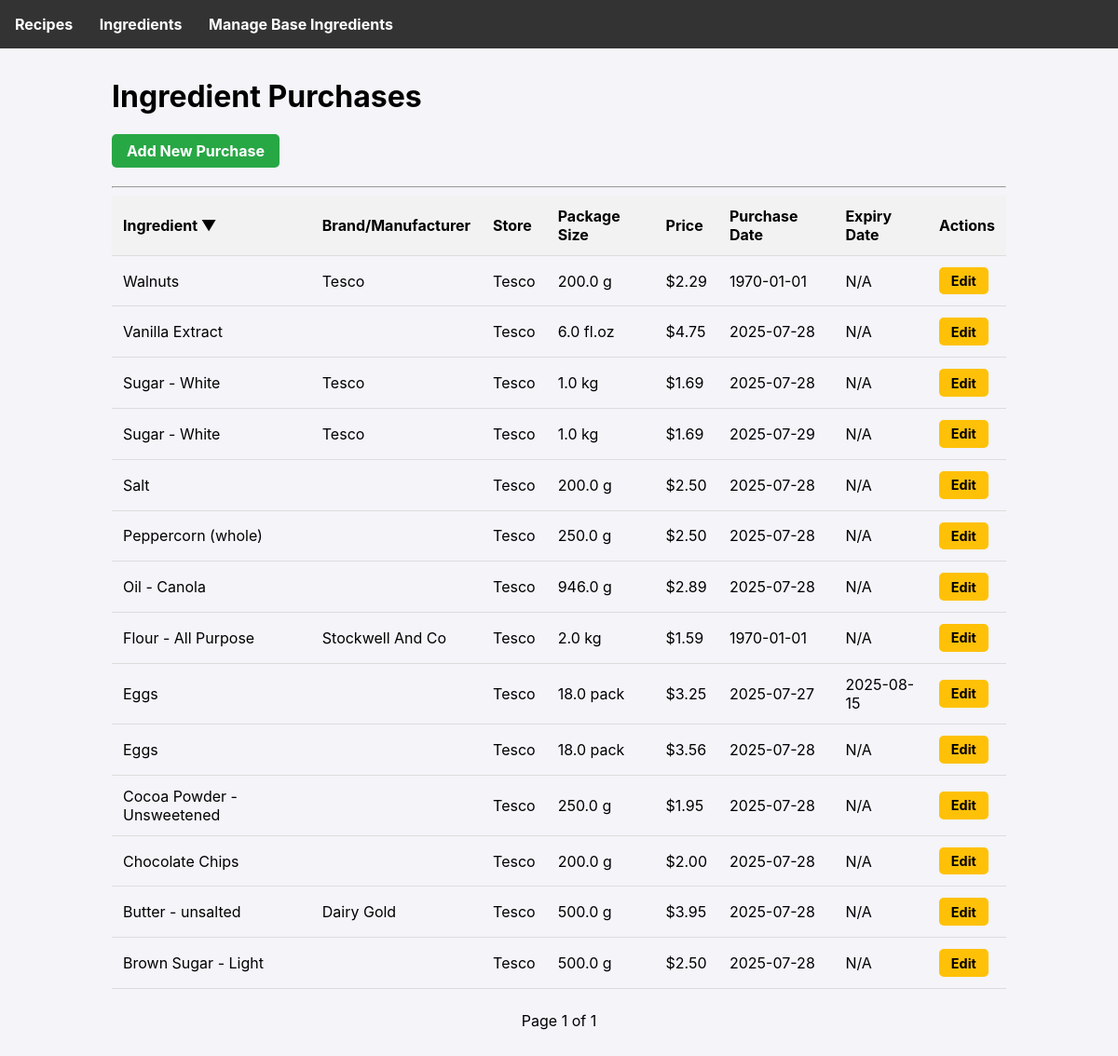
/ingredients?page=1&sort_by=name&order=desc, run on the app's committed database.
### tables this page shows
CREATE TABLE ingredient_purchases (
        id INTEGER PRIMARY KEY AUTOINCREMENT,
        ingredient_id INTEGER NOT NULL,
        store TEXT,
        package_amount REAL NOT NULL,
        package_unit TEXT NOT NULL,
        price REAL NOT NULL,
        purchase_date TEXT NOT NULL,
        expiry_date TEXT, brand TEXT,
        FOREIGN KEY (ingredient_id) REFERENCES ingredients (id)
    );

CREATE TABLE ingredients (
        id INTEGER PRIMARY KEY AUTOINCREMENT,
        name TEXT UNIQUE NOT NULL
    , density_g_ml REAL);

### app.py (the view)
@app.route('/ingredients')
def list_ingredients():
    db = get_db()
    page = request.args.get('page', 1, type=int)
    per_page = 25
    offset = (page - 1) * per_page
    sort_by = request.args.get('sort_by', 'purchase_date')
    order = request.args.get('order', 'desc')
    allowed_sort_columns = {
        'name': 'i.name',
        'store': 'ip.store',
        'purchase_date': 'ip.purchase_date'
    }
    sort_column = allowed_sort_columns.get(sort_by, 'ip.purchase_date')
    if order not in ['asc', 'desc']:
        order = 'desc'
    query = f'''
        SELECT ip.*, i.name
        FROM ingredient_purchases ip JOIN ingredients i ON ip.ingredient_id = i.id
        ORDER BY {sort_column} {order}
        LIMIT ? OFFSET ?
    '''
    purchases = db.execute(query, (per_page, offset)).fetchall()
    total_purchases = db.execute('SELECT COUNT(id) FROM ingredient_purchases').fetchone()[0]
    total_pages = (total_purchases + per_page - 1) // per_page
    return render_template('ingredients.html', purchases=purchases,
                           page=page, total_pages=total_pages,
                           sort_by=sort_by, order=order)

### app.py (called while the page is built)
def get_db():
    if 'db' not in g:
        g.db = sqlite3.connect(DATABASE)
        g.db.row_factory = sqlite3.Row
    return g.db

### templates/ingredients.html (shortened to what this page needs)
{% extends 'base.html' %}
{% block content %}
  <h1>Ingredient Purchases</h1>
  <a href="{{ url_for('add_ingredient') }}" class="button button-green">Add New Purchase</a>
  <hr style="margin-top: 1.2rem;">
  <table class="sortable">
      <thead>
          <tr>
              {% macro sortable_header(column_key, display_name) %}
                {% set next_order = 'asc' if sort_by == column_key and order == 'desc' else 'desc' %}
                <th class="{% if sort_by == column_key %}sorted-{{ order }}{% endif %}">
                    <a href="{{ url_for('list_ingredients', page=page, sort_by=column_key, order=next_order) }}">{{ display_name }}</a>
                </th>
              {% endmacro %}
              {{ sortable_header('name', 'Ingredient') }}
              <th>Brand/Manufacturer</th>
              {{ sortable_header('store', 'Store') }}
              <th>Package Size</th>
              <th>Price</th>
              {{ sortable_header('purchase_date', 'Purchase Date') }}
              <th>Expiry Date</th>
              <th>Actions</th>
          </tr>
      </thead>
      <tbody>
          {% for p in purchases %}
          <tr>
              <td>{{ p.name }}</td>
              <td>{{ p.brand or '' }}</td>
              <td>{{ p.store }}</td>
              <td>{{ p.package_amount }} {{ p.package_unit }}</td>
              <td>${{ '%.2f'|format(p.price) }}</td>
              <td>{{ p.purchase_date }}</td>
              <td>{{ p.expiry_date or 'N/A' }}</td>
              <td>
                  <a href="{{ url_for('edit_ingredient', purchase_id=p.id) }}" class="button button-yellow button-sm">Edit</a>
              </td>
          </tr>
          {% else %}
          <tr>
              <td colspan="8">No ingredient purchases found.</td>
          </tr>
          {% endfor %}
      </tbody>
  </table>
  <div class="pagination">
    <span>Page {{ page }} of {{ total_pages }}</span>
  </div>
{% endblock %}

### templates/base.html (style rules this page uses)
body { font-family: -apple-system, BlinkMacSystemFont, "Segoe UI", Roboto, "Helvetica Neue", Arial, sans-serif; margin: 0; background-color: #f4f4f9; }
a { color: #007bff; }
table { width: 100%; border-collapse: collapse; }
th, td { padding: 0.75rem; text-align: left; border-bottom: 1px solid #ddd; }
th { background-color: #f2f2f2; }
.pagination { margin-top: 1.5rem; text-align: center; }
.sortable th a { text-decoration: none; color: inherit; }
.sortable th.sorted-desc a::after { content: ' ▼'; }
.button { display: inline-block; padding: 0.5rem 1rem; border-radius: 5px; text-decoration: none; font-weight: bold; border: none; cursor: pointer; text-align: center; }
.button-green { background-color: #28a745; color: white; }
.button-yellow { background-color: #ffc107; color: black; }
.button-sm { padding: 0.4rem 0.8rem; font-size: 0.9rem; }

### data on the page
ingredient_purchases: name "Walnuts", brand "Tesco", store "Tesco", package_amount "200.0", package_unit "g", price "2.29", purchase_date "1970-01-01", expiry_date "N/A"
ingredient_purchases: name "Vanilla Extract", store "Tesco", package_amount "6.0", package_unit "fl.oz", price "4.75", purchase_date "2025-07-28", expiry_date "N/A"
ingredient_purchases: name "Sugar - White", brand "Tesco", store "Tesco", package_amount "1.0", package_unit "kg", price "1.69", purchase_date "2025-07-28", expiry_date "N/A"
ingredient_purchases: name "Sugar - White", brand "Tesco", store "Tesco", package_amount "1.0", package_unit "kg", price "1.69", purchase_date "2025-07-29", expiry_date "N/A"
ingredient_purchases: name "Salt", store "Tesco", package_amount "200.0", package_unit "g", price "2.50", purchase_date "2025-07-28", expiry_date "N/A"
ingredient_purchases: name "Peppercorn (whole)", store "Tesco", package_amount "250.0", package_unit "g", price "2.50", purchase_date "2025-07-28", expiry_date "N/A"
ingredient_purchases: name "Oil - Canola", store "Tesco", package_amount "946.0", package_unit "g", price "2.89", purchase_date "2025-07-28", expiry_date "N/A"
ingredient_purchases: name "Flour - All Purpose", brand "Stockwell And Co", store "Tesco", package_amount "2.0", package_unit "kg", price "1.59", purchase_date "1970-01-01", expiry_date "N/A"
ingredient_purchases: name "Eggs", store "Tesco", package_amount "18.0", package_unit "pack", price "3.25", purchase_date "2025-07-27", expiry_date "2025-08-15"
ingredient_purchases: name "Eggs", store "Tesco", package_amount "18.0", package_unit "pack", price "3.56", purchase_date "2025-07-28", expiry_date "N/A"
ingredient_purchases: name "Cocoa Powder - Unsweetened", store "Tesco", package_amount "250.0", package_unit "g", price "1.95", purchase_date "2025-07-28", expiry_date "N/A"
ingredient_purchases: name "Chocolate Chips", store "Tesco", package_amount "200.0", package_unit "g", price "2.00", purchase_date "2025-07-28", expiry_date "N/A"
ingredient_purchases: name "Butter - unsalted", brand "Dairy Gold", store "Tesco", package_amount "500.0", package_unit "g", price "3.95", purchase_date "2025-07-28", expiry_date "N/A"
ingredient_purchases: name "Brown Sugar - Light", store "Tesco", package_amount "500.0", package_unit "g", price "2.50", purchase_date "2025-07-28", expiry_date "N/A"

### other printed values
{{ display_name }} "Ingredient Store Purchase Date"
{{ page }} "1"
{{ total_pages }} "1"
